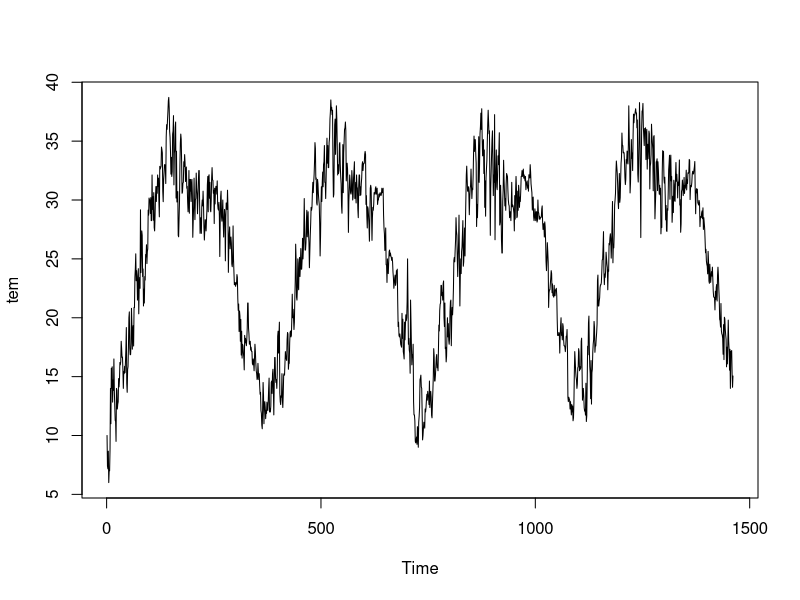
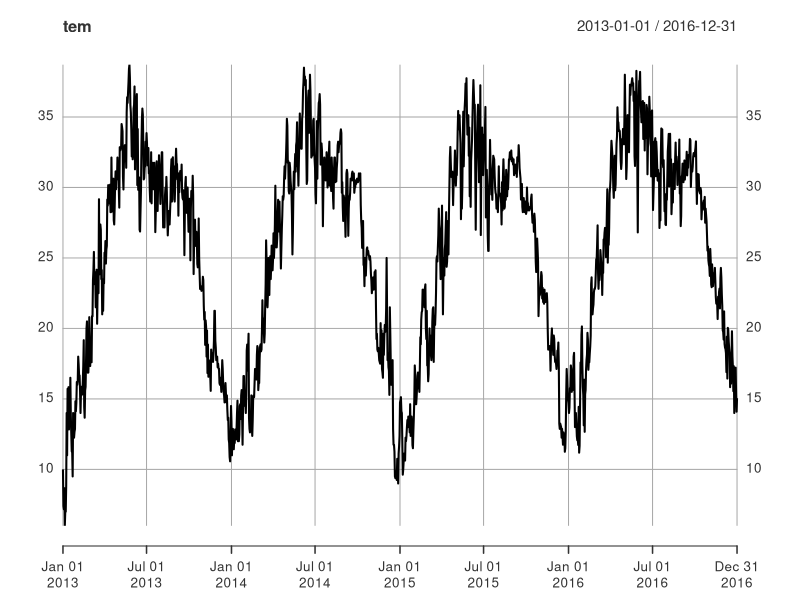
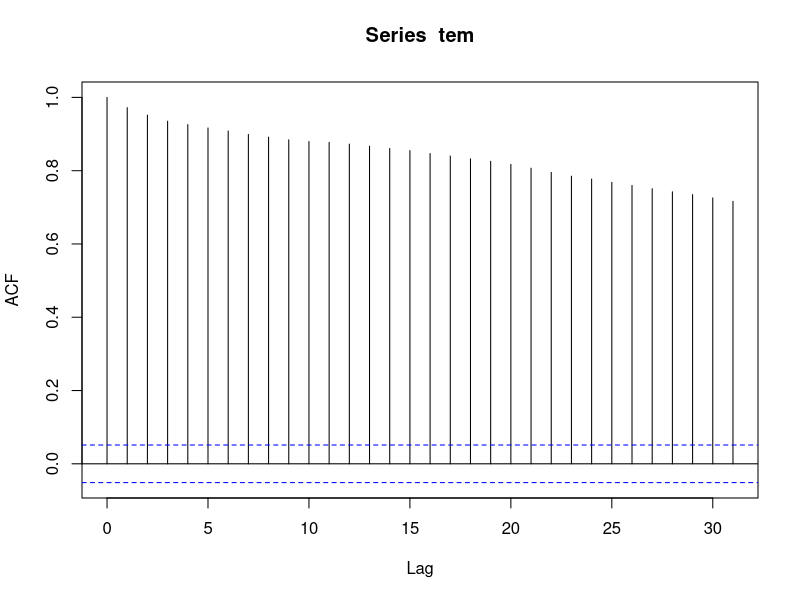
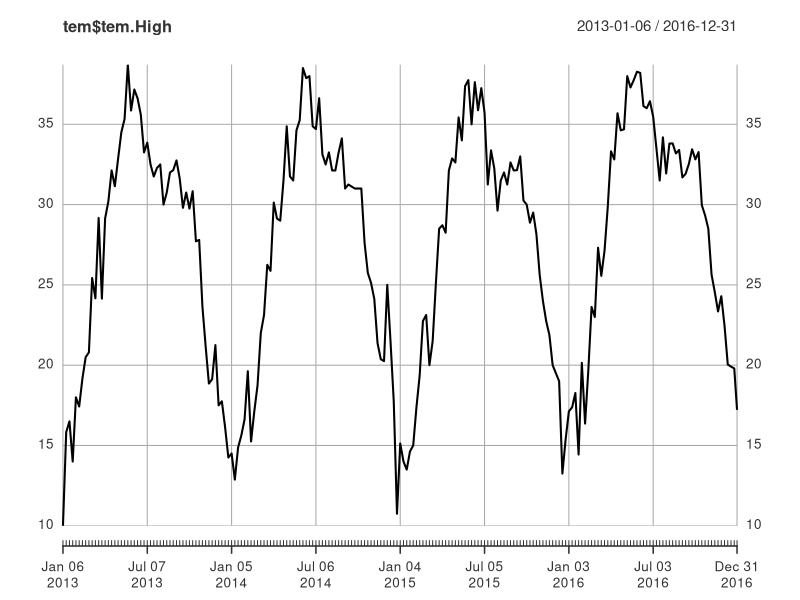
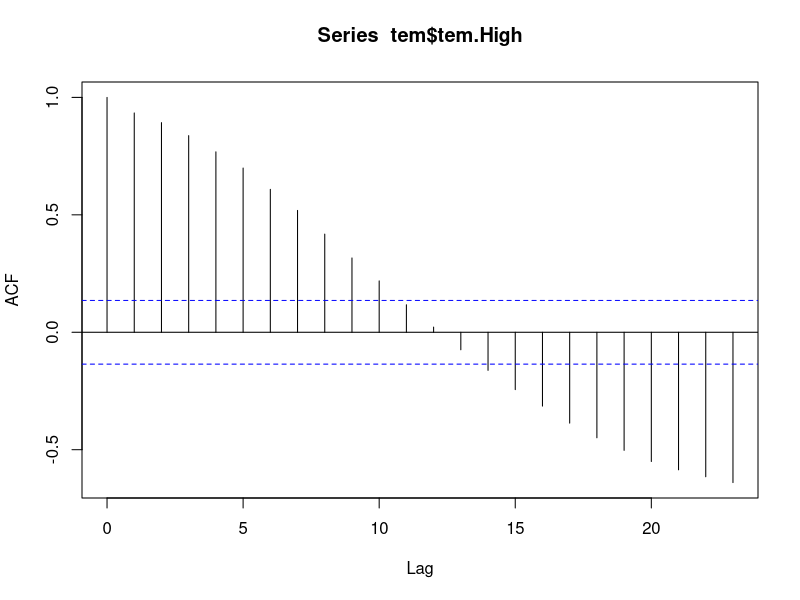
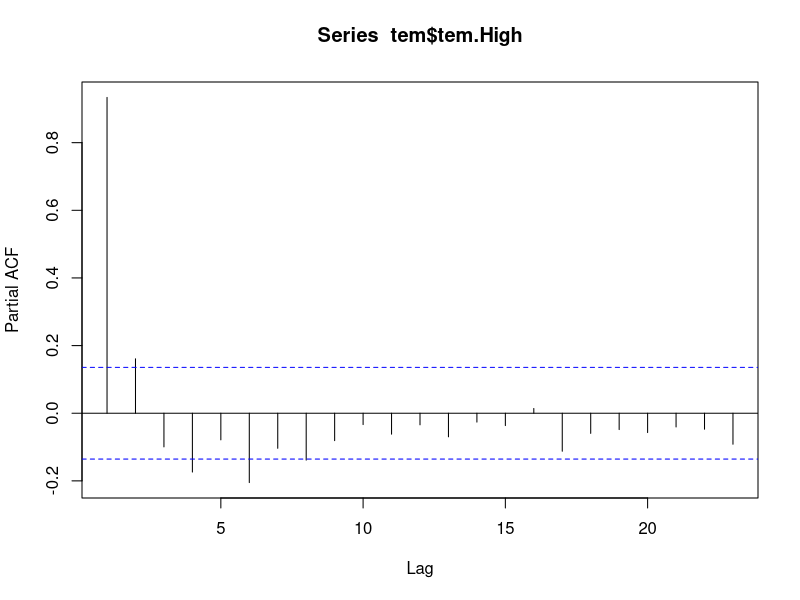
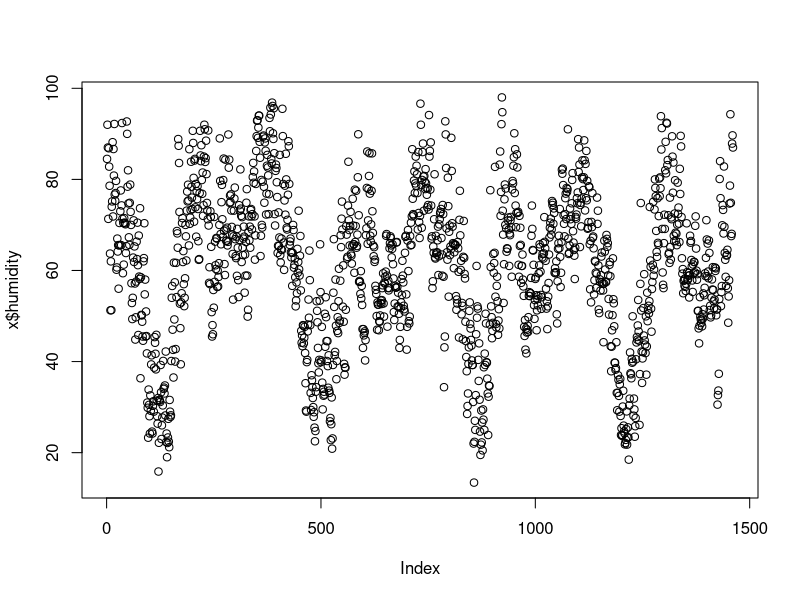
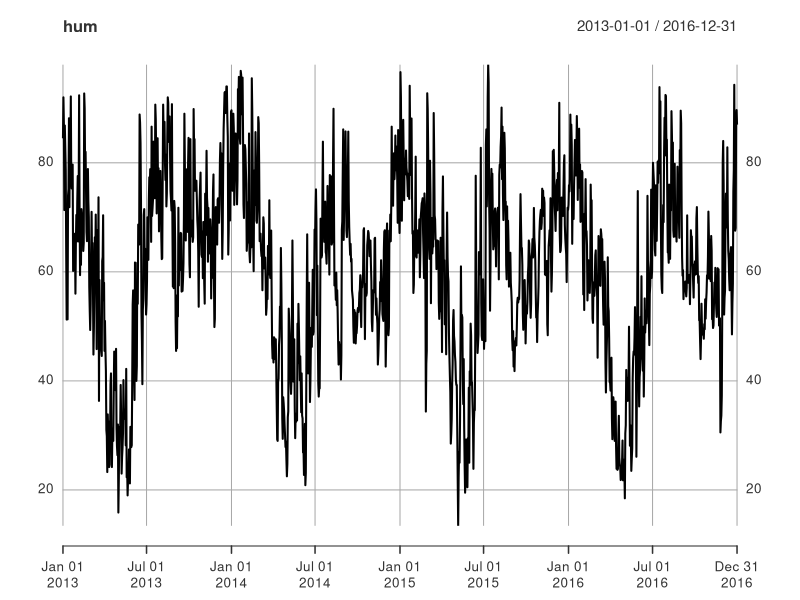

R code for these plots, in order:
## ---- chunk 1
knitr::opts_chunk$set(echo = TRUE)
## ---- chunk 2
x=read.csv('./data/DailyDelhiClimateTrain.csv')
tem=ts(x$meantemp)
## ---- chunk 3
plot(tem)
## ---- chunk 4
library(xts)
tem=xts(x$meantemp,as.Date(x$date))
plot(tem)
## ---- chunk 5
acf(tem)
## ---- chunk 6
tem=to.weekly(tem)
plot(tem$tem.High)
## ---- chunk 7
acf(tem$tem.High)
## ---- chunk 8
pacf(tem$tem.High)
## ---- chunk 9
plot(x$humidity)
## ---- chunk 10
hum=xts(x$humidity,as.Date(x$date))
plot(hum)
## ---- chunk 11
acf(hum)
pacf(hum)
